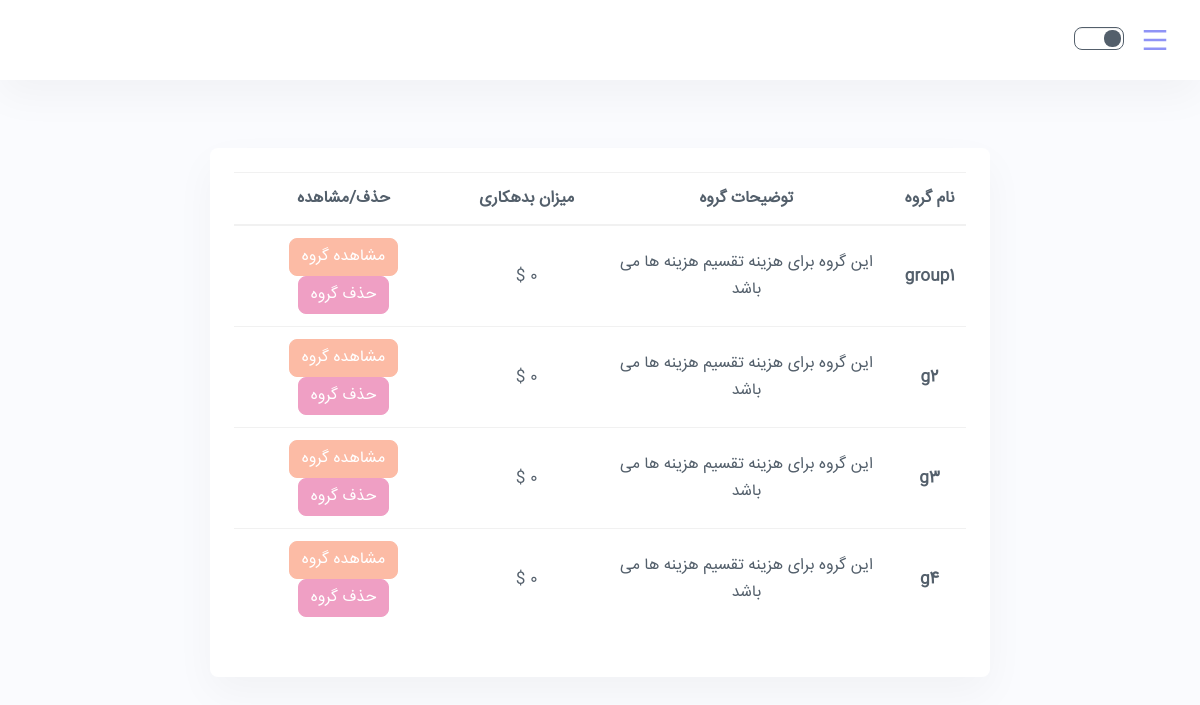
/groups-list/ (signed in), run on an earlier commit of the app's database.
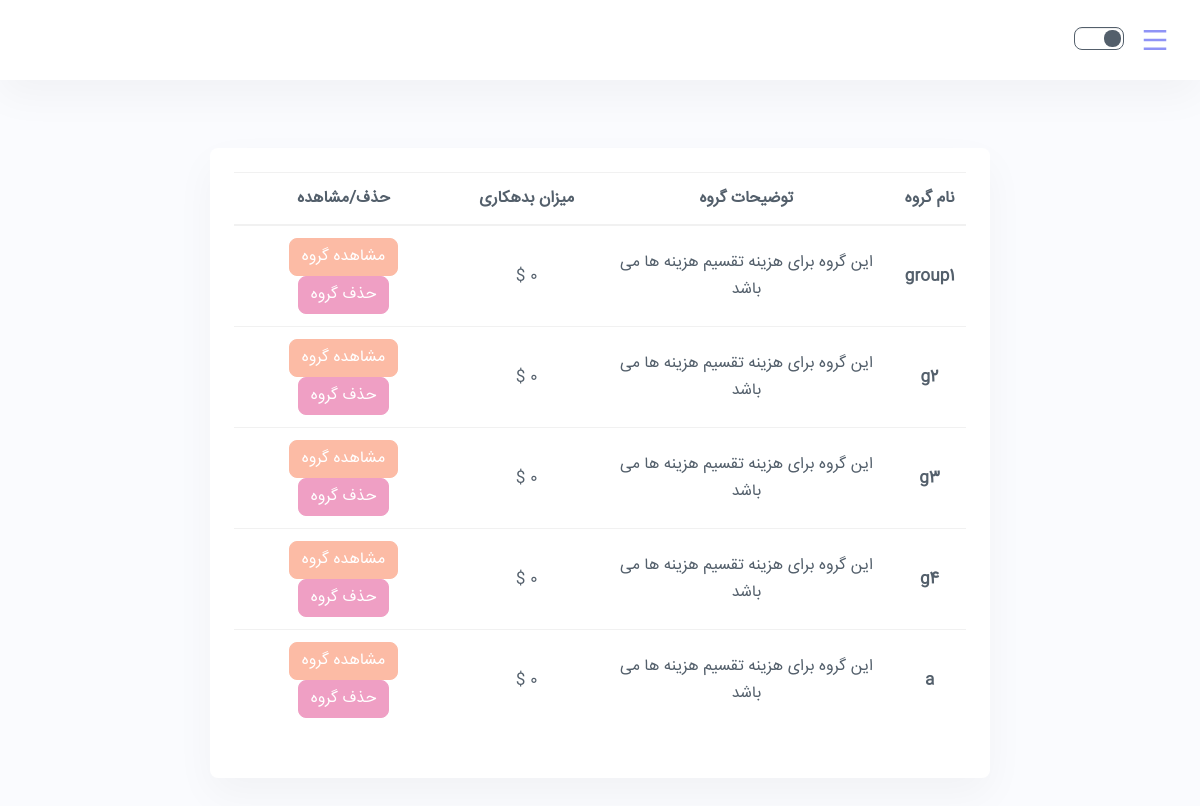
And on a later commit of the database.
### DongLand/models.py (models this page shows)
class Bunch(models.Model):
    users = models.ManyToManyField(User, null=False, blank=False, related_name="%(class)s_members")
    name = models.CharField(max_length=150, unique=False, blank=False, null=False)
    creator = models.ForeignKey(User, on_delete=models.CASCADE, null=False, blank=False,
                                related_name='%(class)s_creator')
    token_str = models.CharField(max_length=10, default=''.join(random.choice(string.ascii_uppercase + string.digits) for _ in range(10)))
    def __str__(self):
        return self.name

### DongLand/views.py (the view)
# urls.py: path('groups-list/', views.groups_list, name="groups_list"),
def groups_list(request):
    current_user = request.user
    user_groups = Bunch.objects.filter(users=current_user)
    list_of_groups = list(user_groups)
    groups = []
    for group in list_of_groups:
        groups.append(group.name)
    print(list_of_groups)
    context = {"groups": list_of_groups}
    return render(request, "list_of_groups.html", context)

### templates/list_of_groups.html (shortened to what this page needs)
{% extends "user_base.html" %}
{% load static %}
{% block content %}
    {% if groups|length == 0 %}
        <p>در حال حاضر عضو هیچ گروهی نیستید.</p>
    {% else %}
        <div class="container py-5 h-100">
            <div class="row d-flex justify-content-center align-items-center h-100">
                <div class="card rounded-3">
                    <div class="card-body p-4">
                        <table class="table mb-4">
                            <thead>
                            <tr>
                                <th scope="col" class="text-center" style="width: 10%">نام گروه</th>
                                <th scope="col" class="text-center" style="width: 40%">توضیحات گروه</th>
                                <th scope="col" class="text-center" style="width: 20%">میزان بدهکاری</th>
                                <th scope="col" class="text-center" style="width: 30%">حذف/مشاهده</th>
                            </tr>
                            </thead>
                            <tbody>
                            {% for item in groups %}
                                <tr>
                                    <th scope="row" class="text-center">{{ item.name }}</th>
                                    <td class="text-center">این گروه برای هزینه تقسیم هزینه ها می باشد</td>
                                    <td class="text-center">0 $</td>
                                    <td class="text-center">
                                        <button type="submit" class="btn btn-info ms-1 text-center">مشاهده گروه</button>
                                        <button type="submit" class="btn btn-danger text-center">حذف گروه</button>
                                    </td>
                                </tr>
                            {% endfor %}
                            </tbody>
                        </table>
                    </div>
                </div>
            </div>
        </div>
    {% endif %}
{% endblock %}

### templates/user_base.html (shortened to what this page needs)
{% load static %}
<!doctype html>
<html lang="en">
<head>
    <link rel="stylesheet" href="{% static "css/backend.min.css" %}">
    <link rel="stylesheet" href="{% static "vendor/%40fortawesome/fontawesome-free/css/all.min.css" %}">
    <link rel="stylesheet" href="{% static "vendor/line-awesome/dist/line-awesome/css/line-awesome.min.css" %}">
    <link rel="stylesheet" href="{% static "vendor/remixicon/fonts/remixicon.css" %}">
    <link rel="stylesheet"
          href="{% static "vendor/doc-viewer/include/verySimpleImageViewer/css/jquery.verySimpleImageViewer.css" %}">
</head>
<body class=" color-light ">
<div class="wrapper">
    <div class="iq-top-navbar fixed d-flex align-items-center">
        <div class="iq-navbar-custom">
            <nav class="navbar navbar-expand-lg navbar-light p-0">
                <div class="iq-navbar-logo d-flex align-items-center justify-content-between">
                    <i class="ri-menu-line wrapper-menu"></i>
                </div>
                <div class="d-flex align-items-center">
                    <div class="change-mode">
                        <div class="custom-control custom-switch custom-switch-icon custom-control-inline">
                            <div class="custom-switch-inner">
                                <label class="custom-control-label" for="dark-mode" data-mode="toggle">
                                </label>
                            </div>
                        </div>
                    </div>
                </div>
            </nav>
        </div>
    </div>
    <div class="content-page">
        <div class="container-fluid">
            <div class="row">
                <div class="col-lg-12">
                    {% block content %}
                    {% endblock %}
                </div>
            </div>
        </div>
    </div>
</div>
</body>
</html>

What changed in the data, as far as the page shows it:
added Bunch: name "a"
